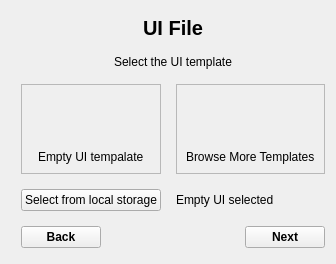
                <widget class="QWidget" name="page_3">
                 <layout class="QVBoxLayout" name="verticalLayout_19">
                  <item alignment="Qt::AlignHCenter">
                   <widget class="QWidget" name="widget_10" native="true">
                    <property name="sizePolicy">
                     <sizepolicy hsizetype="Preferred" vsizetype="Preferred">
                      <horstretch>0</horstretch>
                      <verstretch>0</verstretch>
                     </sizepolicy>
                    </property>
                    <property name="minimumSize">
                     <size>
                      <width>250</width>
                      <height>0</height>
                     </size>
                    </property>
                    <layout class="QGridLayout" name="gridLayout_2">
                     <property name="leftMargin">
                      <number>10</number>
                     </property>
                     <property name="topMargin">
                      <number>5</number>
                     </property>
                     <property name="rightMargin">
                      <number>0</number>
                     </property>
                     <property name="bottomMargin">
                      <number>5</number>
                     </property>
                     <property name="spacing">
                      <number>15</number>
                     </property>
                     <item row="0" column="0" colspan="2">
                      <widget class="QLabel" name="label_24">
                       <property name="font">
                        <font>
                         <family>Segoe UI</family>
                         <pointsize>15</pointsize>
                         <bold>true</bold>
                        </font>
                       </property>
                       <property name="text">
                        <string>UI File</string>
                       </property>
                       <property name="alignment">
                        <set>Qt::AlignCenter</set>
                       </property>
                      </widget>
                     </item>
                     <item row="6" column="0">
                      <widget class="QPushButton" name="uiFromLocalStorageBtn">
                       <property name="cursor">
                        <cursorShape>PointingHandCursor</cursorShape>
                       </property>
                       <property name="text">
                        <string>Select from local storage</string>
                       </property>
                       <property name="icon">
                        <iconset resource="QSS/QSS_Resources.qrc">
                         <normaloff>:/icons/Icons/folder-plus.png</normaloff>:/icons/Icons/folder-plus.png</iconset>
                       </property>
                       <property name="iconSize">
                        <size>
                         <width>20</width>
                         <height>20</height>
                        </size>
                       </property>
                      </widget>
                     </item>
                     <item row="1" column="0" colspan="2">
                      <widget class="QLabel" name="label_27">
                       <property name="font">
                        <font>
                         <family>Segoe UI</family>
                        </font>
                       </property>
                       <property name="text">
                        <string>Select the UI template</string>
                       </property>
                       <property name="alignment">
                        <set>Qt::AlignCenter</set>
                       </property>
                      </widget>
                     </item>
                     <item row="9" column="1" alignment="Qt::AlignRight">
                      <widget class="QPushButton" name="to_page6">
                       <property name="font">
                        <font>
                         <family>Segoe UI</family>
                         <bold>true</bold>
                        </font>
                       </property>
                       <property name="cursor">
                        <cursorShape>PointingHandCursor</cursorShape>
                       </property>
                       <property name="text">
                        <string>Next</string>
                       </property>
                       <property name="icon">
                        <iconset resource="QSS/QSS_Resources.qrc">
                         <normaloff>:/icons/Icons/fast-forward.png</normaloff>:/icons/Icons/fast-forward.png</iconset>
                       </property>
                       <property name="iconSize">
                        <size>
                         <width>20</width>
                         <height>20</height>
                        </size>
                       </property>
                      </widget>
                     </item>
                     <item row="9" column="0" alignment="Qt::AlignLeft">
                      <widget class="QPushButton" name="back_to_page2">
                       <property name="font">
                        <font>
                         <family>Segoe UI</family>
                         <bold>true</bold>
                        </font>
                       </property>
                       <property name="cursor">
                        <cursorShape>PointingHandCursor</cursorShape>
                       </property>
                       <property name="text">
                        <string>Back</string>
                       </property>
                       <property name="icon">
                        <iconset resource="QSS/QSS_Resources.qrc">
                         <normaloff>:/icons/Icons/rewind.png</normaloff>:/icons/Icons/rewind.png</iconset>
                       </property>
                       <property name="iconSize">
                        <size>
                         <width>20</width>
                         <height>20</height>
                        </size>
                       </property>
                      </widget>
                     </item>
                     <item row="2" column="1" rowspan="4">
                      <widget class="QFrame" name="moreTemplates">
                       <property name="cursor">
                        <cursorShape>PointingHandCursor</cursorShape>
                       </property>
                       <property name="frameShape">
                        <enum>QFrame::StyledPanel</enum>
                       </property>
                       <property name="frameShadow">
                        <enum>QFrame::Raised</enum>
                       </property>
                       <layout class="QVBoxLayout" name="verticalLayout_22">
                        <item alignment="Qt::AlignHCenter">
                         <widget class="QLabel" name="label_29">
                          <property name="minimumSize">
                           <size>
                            <width>50</width>
                            <height>50</height>
                           </size>
                          </property>
                          <property name="maximumSize">
                           <size>
                            <width>50</width>
                            <height>50</height>
                           </size>
                          </property>
                          <property name="text">
                           <string/>
                          </property>
                          <property name="pixmap">
                           <pixmap resource="QSS/QSS_Resources.qrc">:/icons/Icons/globe.png</pixmap>
                          </property>
                          <property name="scaledContents">
                           <bool>true</bool>
                          </property>
                         </widget>
                        </item>
                        <item alignment="Qt::AlignHCenter">
                         <widget class="QLabel" name="label_26">
                          <property name="font">
                           <font>
                            <family>Segoe UI</family>
                           </font>
                          </property>
                          <property name="text">
                           <string>Browse More Templates</string>
                          </property>
                          <property name="wordWrap">
                           <bool>true</bool>
                          </property>
                         </widget>
                        </item>
                       </layout>
                      </widget>
                     </item>
                     <item row="2" column="0" rowspan="4">
                      <widget class="QFrame" name="emptyUiTemplate">
                       <property name="cursor">
                        <cursorShape>PointingHandCursor</cursorShape>
                       </property>
                       <property name="frameShape">
                        <enum>QFrame::StyledPanel</enum>
                       </property>
                       <property name="frameShadow">
                        <enum>QFrame::Raised</enum>
                       </property>
                       <layout class="QVBoxLayout" name="verticalLayout_20">
                        <item alignment="Qt::AlignHCenter">
                         <widget class="QLabel" name="label_28">
                          <property name="minimumSize">
                           <size>
                            <width>50</width>
                            <height>50</height>
                           </size>
                          </property>
                          <property name="maximumSize">
                           <size>
                            <width>50</width>
                            <height>50</height>
                           </size>
                          </property>
                          <property name="text">
                           <string/>
                          </property>
                          <property name="pixmap">
                           <pixmap resource="QSS/QSS_Resources.qrc">:/icons/Icons/image.png</pixmap>
                          </property>
                          <property name="scaledContents">
                           <bool>true</bool>
                          </property>
                         </widget>
                        </item>
                        <item alignment="Qt::AlignHCenter">
                         <widget class="QLabel" name="label_25">
                          <property name="font">
                           <font>
                            <family>Segoe UI</family>
                           </font>
                          </property>
                          <property name="text">
                           <string>Empty UI tempalate</string>
                          </property>
                          <property name="wordWrap">
                           <bool>true</bool>
                          </property>
                         </widget>
                        </item>
                       </layout>
                      </widget>
                     </item>
                     <item row="6" column="1">
                      <widget class="QLabel" name="selectedUi">
                       <property name="text">
                        <string>Empty UI selected</string>
                       </property>
                       <property name="wordWrap">
                        <bool>true</bool>
                       </property>
                      </widget>
                     </item>
                    </layout>
                   </widget>
                  </item>
                 </layout>
                </widget>
